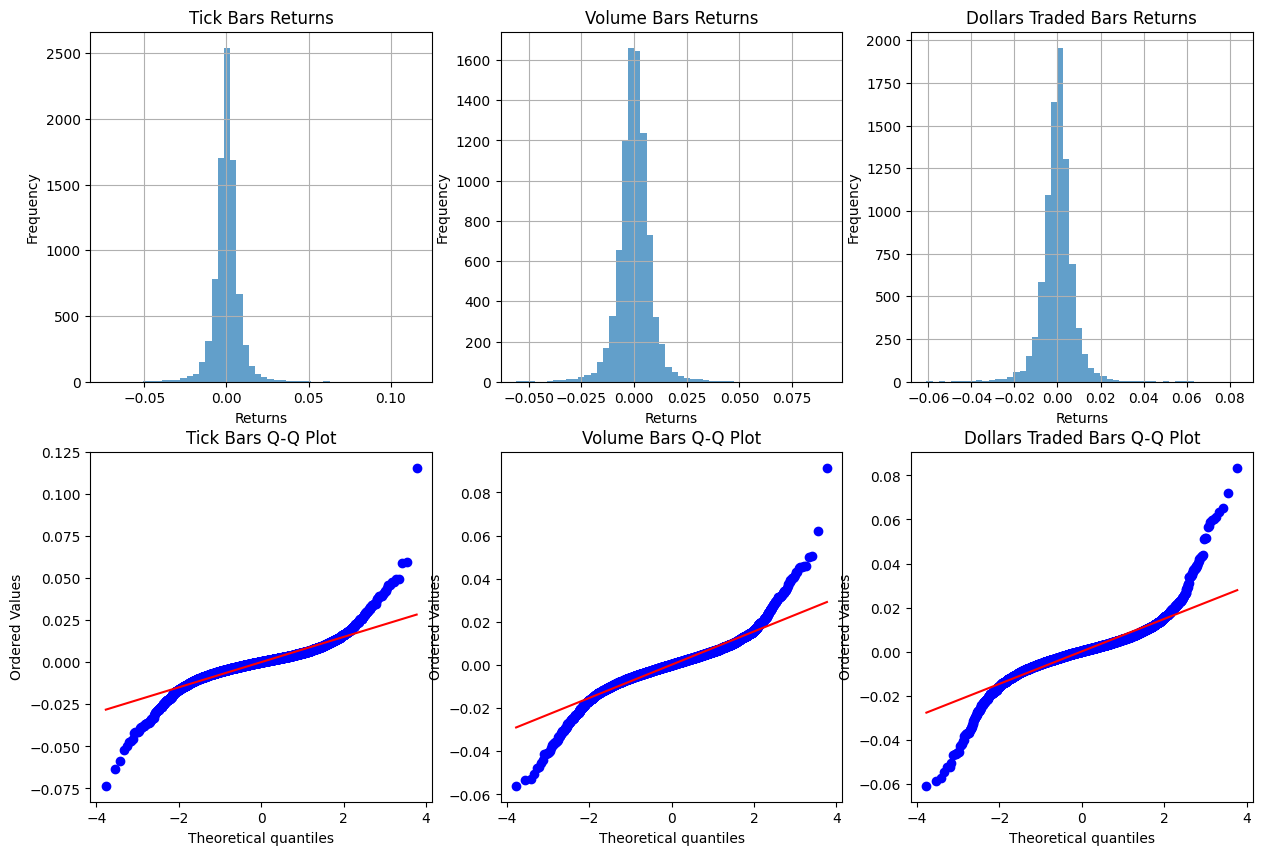

Write Python code to recreate this figure.
from pathlib import Path

import matplotlib.pyplot as plt
import numpy as np
from scipy import stats
from snowflake.snowpark.functions import col

from analyses.snowflake_utils import get_snowflake_connection


def plot_bar_returns_analysis():
    print("Performing Jarque-Bera test on bar returns")

    # Connect to Snowflake
    session = get_snowflake_connection()

    tick_bars = session.table(
        "data_platform.transform.int__es_equity_index_future__tick_bars"
    )
    volume_bars = session.table(
        "data_platform.transform.int__es_equity_index_future__volume_bars"
    )
    dollars_traded_bars = session.table(
        "data_platform.transform.int__es_equity_index_future__dollars_traded_bars"
    )

    # Get data for each bar type
    tick_bars_df = (
        tick_bars.select(col("BAR_START_TIME"), col("CLOSE"))
        .order_by("BAR_START_TIME")
        .to_pandas()
    )

    volume_bars_df = (
        volume_bars.select(col("BAR_START_TIME"), col("CLOSE"))
        .order_by("BAR_START_TIME")
        .to_pandas()
    )

    dollars_traded_bars_df = (
        dollars_traded_bars.select(col("BAR_START_TIME"), col("CLOSE"))
        .order_by("BAR_START_TIME")
        .to_pandas()
    )

    # Calculate returns for each bar type
    def calculate_returns(df):
        df["returns"] = df["CLOSE"].pct_change()
        return df["returns"].dropna()

    tick_returns = calculate_returns(tick_bars_df)
    volume_returns = calculate_returns(volume_bars_df)
    dollars_traded_returns = calculate_returns(dollars_traded_bars_df)

    # Apply Jarque-Bera test
    def jarque_bera_test(returns):
        statistic, p_value = stats.jarque_bera(returns)
        return statistic, p_value

    tick_jb_statistic, tick_jb_p_value = jarque_bera_test(tick_returns)
    volume_jb_statistic, volume_jb_p_value = jarque_bera_test(volume_returns)
    dollars_traded_jb_statistic, dollars_traded_jb_p_value = jarque_bera_test(
        dollars_traded_returns
    )

    # Print results
    print("Jarque-Bera Test Results:")
    print(
        f"Tick Bars: Statistic = {tick_jb_statistic:.4f}, p-value ="
        f" {tick_jb_p_value:.4f}"
    )
    print(
        f"Volume Bars: Statistic = {volume_jb_statistic:.4f}, p-value ="
        f" {volume_jb_p_value:.4f}"
    )
    print(
        f"Dollars Traded Bars: Statistic = {dollars_traded_jb_statistic:.4f}, p-value ="
        f" {dollars_traded_jb_p_value:.4f}"
    )

    # Determine the method with the lowest test statistic
    methods = ["Tick Bars", "Volume Bars", "Dollars Traded Bars"]
    statistics = [tick_jb_statistic, volume_jb_statistic, dollars_traded_jb_statistic]
    lowest_statistic_method = methods[np.argmin(statistics)]

    print(
        "\nThe method with the lowest Jarque-Bera test statistic is:"
        f" {lowest_statistic_method}"
    )

    # Plot histograms and Q-Q plots
    fig, axes = plt.subplots(2, 3, figsize=(15, 10))

    # Histograms
    tick_returns.hist(bins=50, alpha=0.7, ax=axes[0, 0])
    axes[0, 0].set_title("Tick Bars Returns")
    axes[0, 0].set_xlabel("Returns")
    axes[0, 0].set_ylabel("Frequency")

    volume_returns.hist(bins=50, alpha=0.7, ax=axes[0, 1])
    axes[0, 1].set_title("Volume Bars Returns")
    axes[0, 1].set_xlabel("Returns")
    axes[0, 1].set_ylabel("Frequency")

    dollars_traded_returns.hist(bins=50, alpha=0.7, ax=axes[0, 2])
    axes[0, 2].set_title("Dollars Traded Bars Returns")
    axes[0, 2].set_xlabel("Returns")
    axes[0, 2].set_ylabel("Frequency")

    # Q-Q plots
    stats.probplot(tick_returns, dist="norm", plot=axes[1, 0])
    axes[1, 0].set_title("Tick Bars Q-Q Plot")

    stats.probplot(volume_returns, dist="norm", plot=axes[1, 1])
    axes[1, 1].set_title("Volume Bars Q-Q Plot")

    stats.probplot(dollars_traded_returns, dist="norm", plot=axes[1, 2])
    axes[1, 2].set_title("Dollars Traded Bars Q-Q Plot")

    # Save the plot
    script_dir = Path(__file__).parent.resolve()
    plot_name = f"{Path(__file__).stem}.png"
    plot_path = script_dir / plot_name
    plt.savefig(plot_path, bbox_inches="tight")
    print(f"Plot saved as {plot_path}\n\n")
    plt.close()


if __name__ == "__main__":
    plot_bar_returns_analysis()
